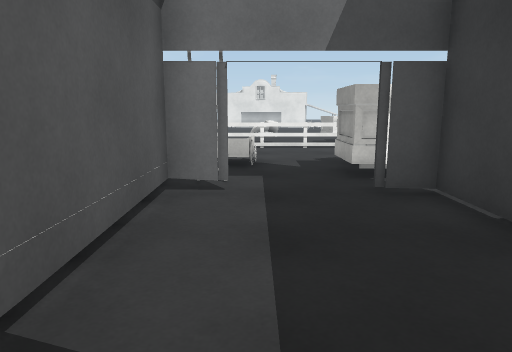
[1] (above)

23 first-person views from a walk through a scene from a Unity 3-D project. The camera is 1.3 m above the floor, tilts 10° down and sees 70° across. The floor is counted in squares, 1 m on a side. Each view is taken from the middle of a square. On the plan, view 1 faces up. The plan holds only what a view shows up to about 15 squares ahead; the rest is blank. The place goes on beyond the plan. Door leaves are left out, so doorways stand open. Surface patterns are stand-ins for the level's own textures.

[2]
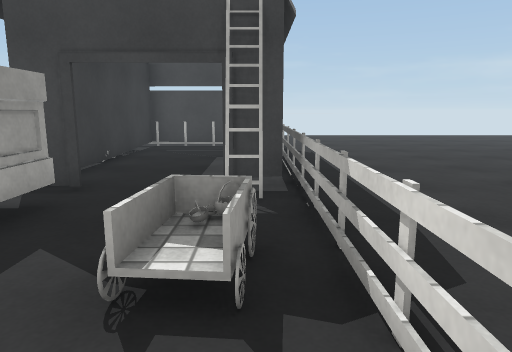

[3]
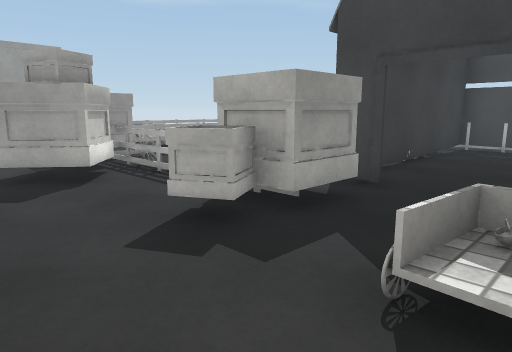

[4]
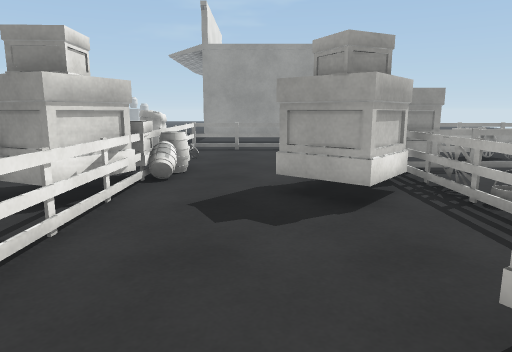

[5]
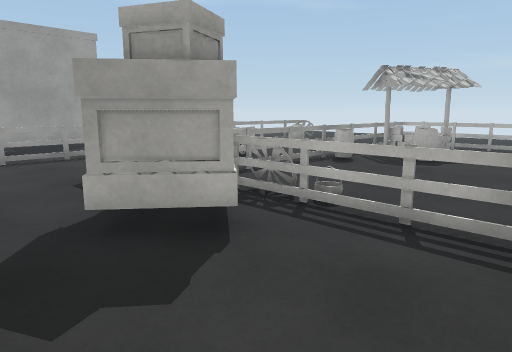

[6]
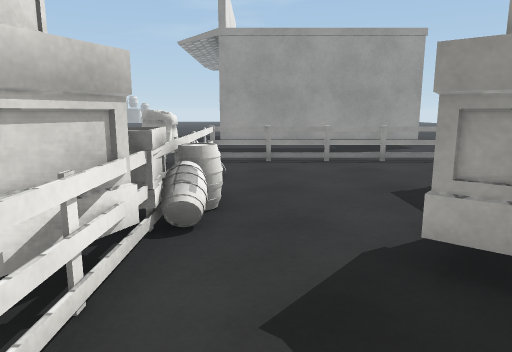

[7]
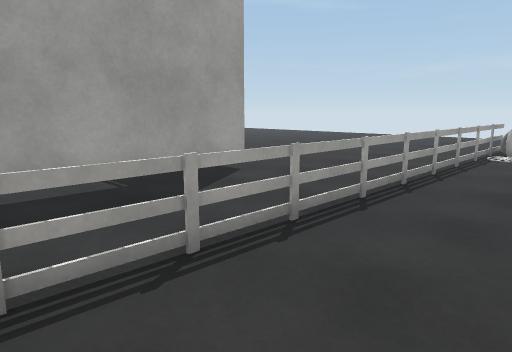

[8]
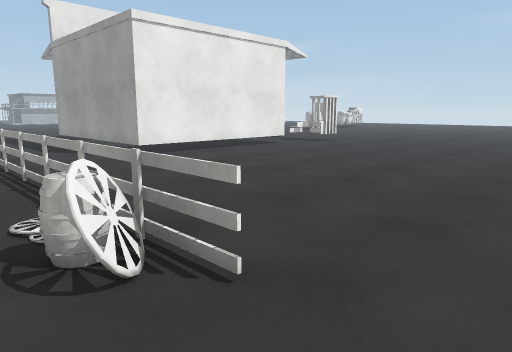

[9]
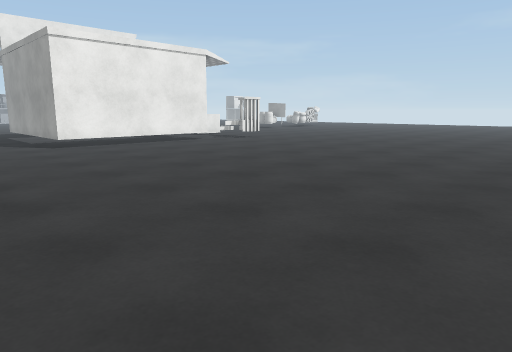

[10]
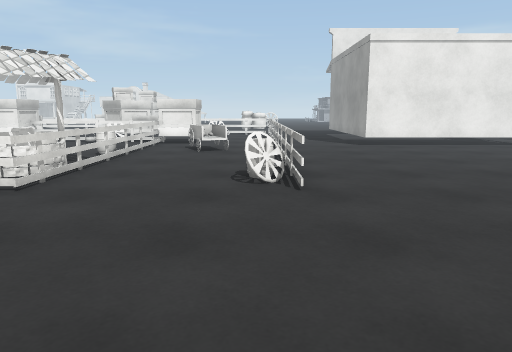

[11]
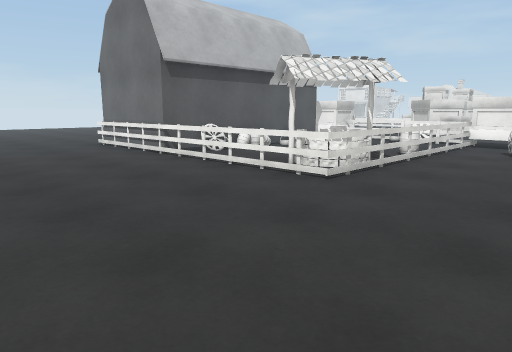

[12]
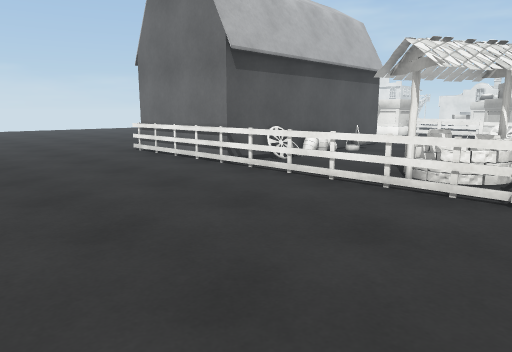

[13]
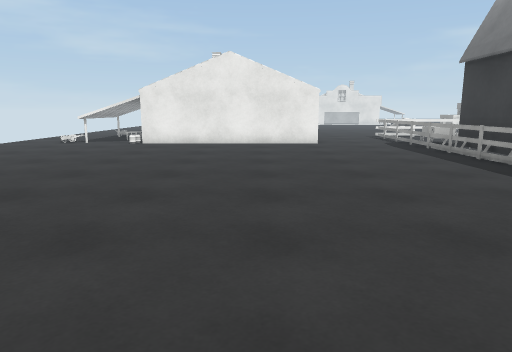

[14]
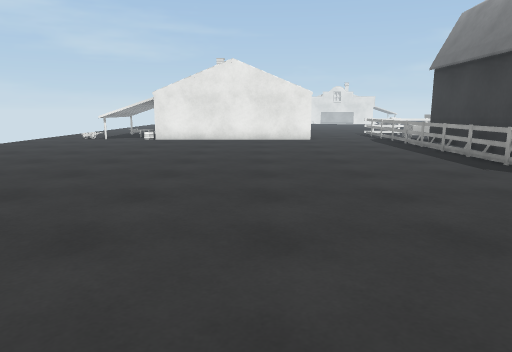

[15]
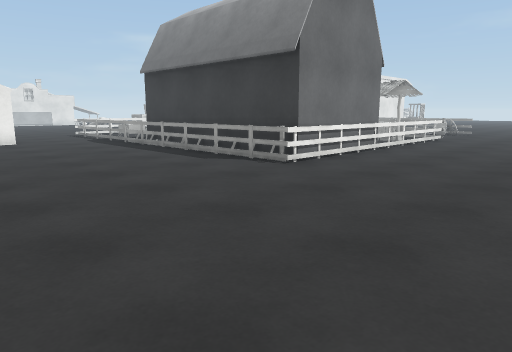

[16]
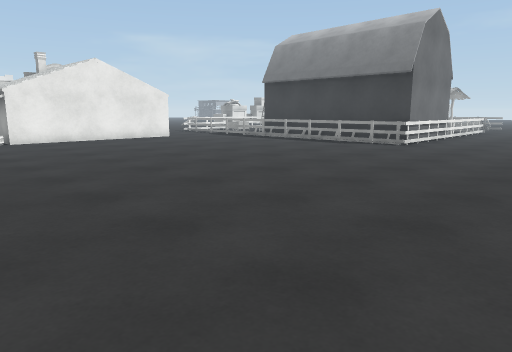

[17]
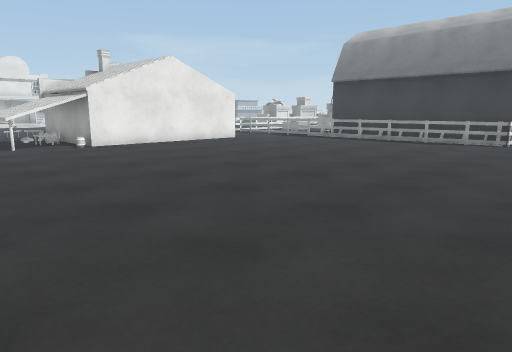

[18]
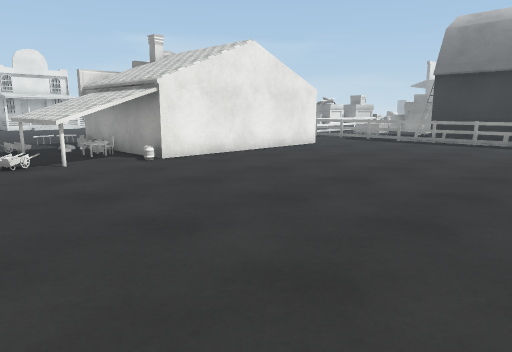

[19]
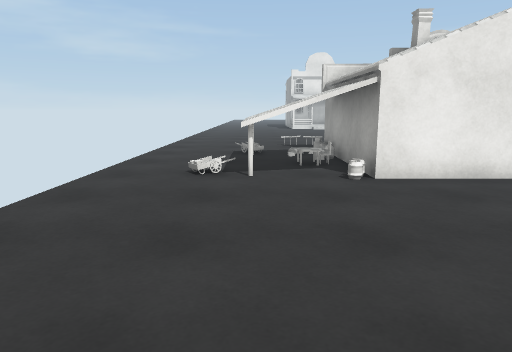

[20]
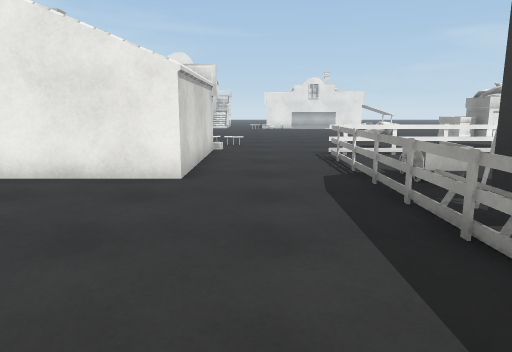

[21]
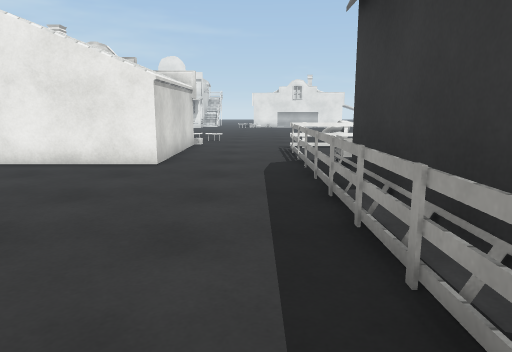

[22]
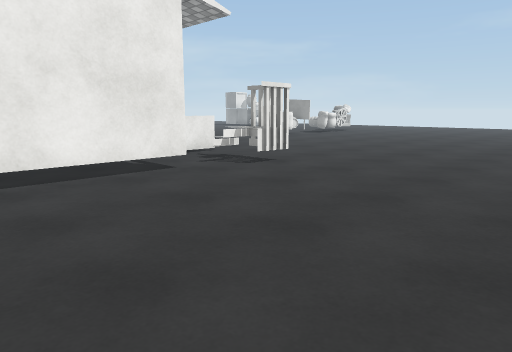

[23]
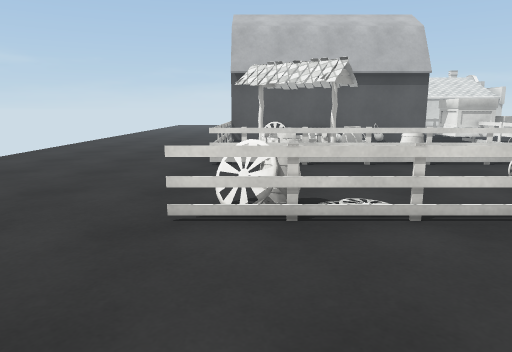

### Floor plan
Key: @ floor where view 1 was taken; # wall or solid block; x gap in a wall; . floor; / step, stairs or slope; = window, fence, low wall or low ledge; ^ raised ledge; C crate; T thing the floor can be seen under or through; S sack; O other object.
Columns run from 18 left of view 1 to 27 right of it. Each row starts with its distance up from view 1.
 14 ...O.#      #.... .... .CCC.. SS.
 13 ...^^#      #...==#######C##=x===..#
 12 ...^^#      #...#...............#..#
 11 ...^^#      #...#........C......#..#
 10 ../^^#      #...#....C..CC .....#..#
  9 ...^^########...=O=.CC..CCC.....#..#        =x
  8 ................#...CC===T#CC...#..#       ...
  7 ................#...CC  T  CC...#..##    ##.O.
  6 ................=#..##.....#....#...######..O.
  5 ................=....#.....#.#..#.............
  4  ...............=....#....#=.OO.#.............
  3 ................=....#..  ==....#.............
  2 ................=....#..=^#=....#.............
  1  ...............= ...#...OO#....#.............
  0 ................= @..#...OOO....#.............
 -1  ...............= ...# ..OO=...==.............
 -2 ................=#####=##===....=.............
 -3 ..............................................
 -4  .............................................
 -5 . ............................................
 -6   ...........................................
 -7    ...............  ........... ........
 -8   . ..   ....        ...... .. . ..

Positions as (right, up) in squares from view 1, and headings:
1: (0, 0), facing up
2: (-1, 12), facing down
3: (-1, 12), facing down-right
4: (1, 11), facing right
5: (3, 12), facing down-right
6: (4, 12), facing right
7: (11, 12), facing down-right
8: (12, -4), facing up-right
9: (13, -8), facing up-right
10: (13, -8), facing up
11: (13, -8), facing up-left
12: (10, -8), facing up-left
13: (-8, -6), facing up
14: (-8, -8), facing up
15: (-9, -8), facing up-right
16: (-16, -8), facing up-right
17: (-18, -5), facing up-right
18: (-18, 0), facing up-right
19: (-15, 2), facing up
20: (-4, 2), facing up
21: (-3, 0), facing up
22: (19, -1), facing up-right
23: (18, -1), facing left
